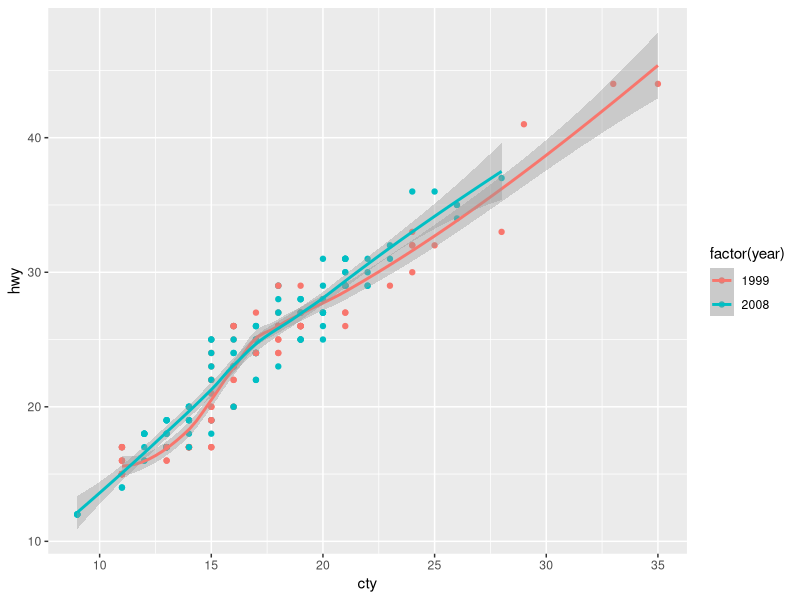

The R source for this figure:
library(ggplot2)
str(mpg)

p <- ggplot(data = mpg,mapping = aes(x=cty,y=hwy,colour=factor(year)))
p + geom_point()+stat_smooth()
